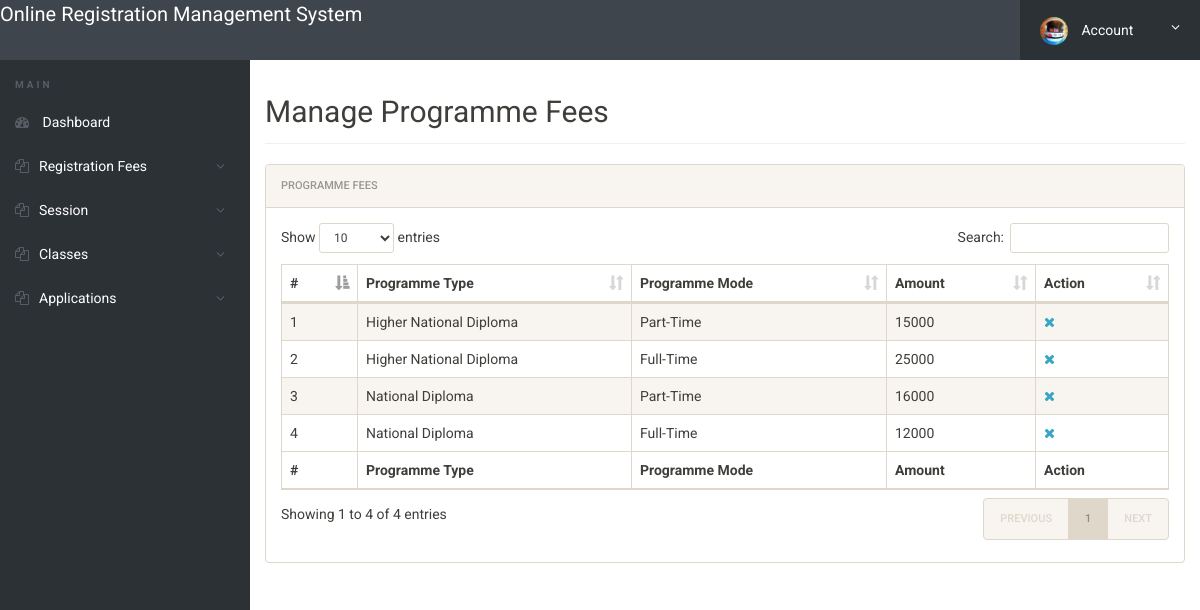
Screenshot of /admin/manage-programmefees.php (signed in) with the database file from the repository.
### tables this page shows
CREATE TABLE `tblprogrammefees` (
  `Id` int(10) NOT NULL,
  `programmeTypeId` varchar(255) NOT NULL,
  `programmeModeId` varchar(255) NOT NULL,
  `amount` varchar(255) NOT NULL
);

CREATE TABLE `tblprogrammetype` (
  `Id` int(10) NOT NULL,
  `typeName` varchar(50) NOT NULL
);

CREATE TABLE `tblprogrammemode` (
  `Id` int(10) NOT NULL,
  `modeName` varchar(255) NOT NULL
);

### admin/manage-programmefees.php (the view, shortened to what this page needs)
<?php
include('includes/config.php');
if(strlen($_SESSION['alogin'])==0)
	{
header('location:index.php');
}
else{
 ?>
<!doctype html>
<html lang="en" class="no-js">
<head>
	<link rel="stylesheet" href="css/font-awesome.min.css">
	<link rel="stylesheet" href="css/bootstrap.min.css">
	<link rel="stylesheet" href="css/dataTables.bootstrap.min.css">
	<link rel="stylesheet" href="css/bootstrap-social.css">
	<link rel="stylesheet" href="css/bootstrap-select.css">
	<link rel="stylesheet" href="css/fileinput.min.css">
	<link rel="stylesheet" href="css/awesome-bootstrap-checkbox.css">
	<link rel="stylesheet" href="css/style.css">
</head>
<body>
	<?php include('includes/header.php');?>
	<div class="ts-main-content">
		<?php include('includes/leftbar.php');?>
		<div class="content-wrapper">
			<div class="container-fluid">
				<div class="row">
					<div class="col-md-12">
						<h2 class="page-title">Manage Programme Fees</h2>
						<div class="panel panel-default">
							<div class="panel-heading">Programme Fees</div>
							<div class="panel-body">
								<table id="zctb" class="display table table-striped table-bordered table-hover" cellspacing="0" width="100%">
									<thead>
										<tr>
										<th>#</th>
                                            <th>Programme Type</th>
                                            <th>Programme Mode</th>
                                             <th>Amount</th>
											<th>Action</th>
										</tr>
									</thead>
									<tfoot>
										<tr>
										<th>#</th>
											<th>Programme Type</th>
                                            <th>Programme Mode</th>
                                             <th>Amount</th>
											<th>Action</th>
										</tr>
									</tfoot>
									<tbody>
<?php
$cnt=1;
 $ret=mysqli_query($con,"SELECT tblprogrammefees.Id,tblprogrammefees.amount,tblprogrammetype.typeName,tblprogrammemode.modeName
        from tblprogrammefees
        INNER JOIN tblprogrammetype ON tblprogrammetype.Id = tblprogrammefees.programmeTypeId
        INNER JOIN tblprogrammemode ON tblprogrammemode.Id = tblprogrammefees.programmeModeId");
if(mysqli_num_rows($ret) > 0 )
{
while ($row=mysqli_fetch_array($ret))
{
?>
										<tr>
											<td><?php echo htmlentities($cnt);?></td>
                                            <td><?php echo htmlentities($row['typeName']);?></td>
                                            <td><?php echo htmlentities($row['modeName']);?></td>
                                            <td><?php echo htmlentities($row['amount']);?></td>
                                            <td>
<a href="manage-programmefees.php?del=<?php echo $row['Id'];?>" onclick="return confirm('Do you want to delete');"><i class="fa fa-close"></i></a></td>
										</tr>
										<?php $cnt=$cnt+1; }} ?>
									</tbody>
								</table>
							</div>
						</div>
					</div>
				</div>
			</div>
		</div>
	</div>
</body>
</html>
<?php } ?>

### admin/css/style.css (style rules this page uses)
html { font-size: 14px; }
@media only screen and (min-width: 480px) { html { font-size: 17px; } }
@media only screen and (min-width: 768px) { html { font-size: 14px; } }
body { font-size: 1em; }
a { color: #37a6c4; }
.panel { overflow: hidden; }
.page-title { padding-bottom: 15px; margin-bottom: 20px; border-bottom: 1px solid #f0f0f0; }
.ts-main-content .content-wrapper { padding-top: 15px; margin-top: 60px; }
@media only screen and (min-width: 992px) { .ts-main-content .content-wrapper { margin-left: 250px; } }

### rows the page displays
tblprogrammefees: programmeTypeId.typeName "Higher National Diploma", programmeModeId.modeName "Part-Time", amount "15000"
tblprogrammefees: programmeTypeId.typeName "Higher National Diploma", programmeModeId.modeName "Full-Time", amount "25000"
tblprogrammefees: programmeTypeId.typeName "National Diploma", programmeModeId.modeName "Part-Time", amount "16000"
tblprogrammefees: programmeTypeId.typeName "National Diploma", programmeModeId.modeName "Full-Time", amount "12000"
